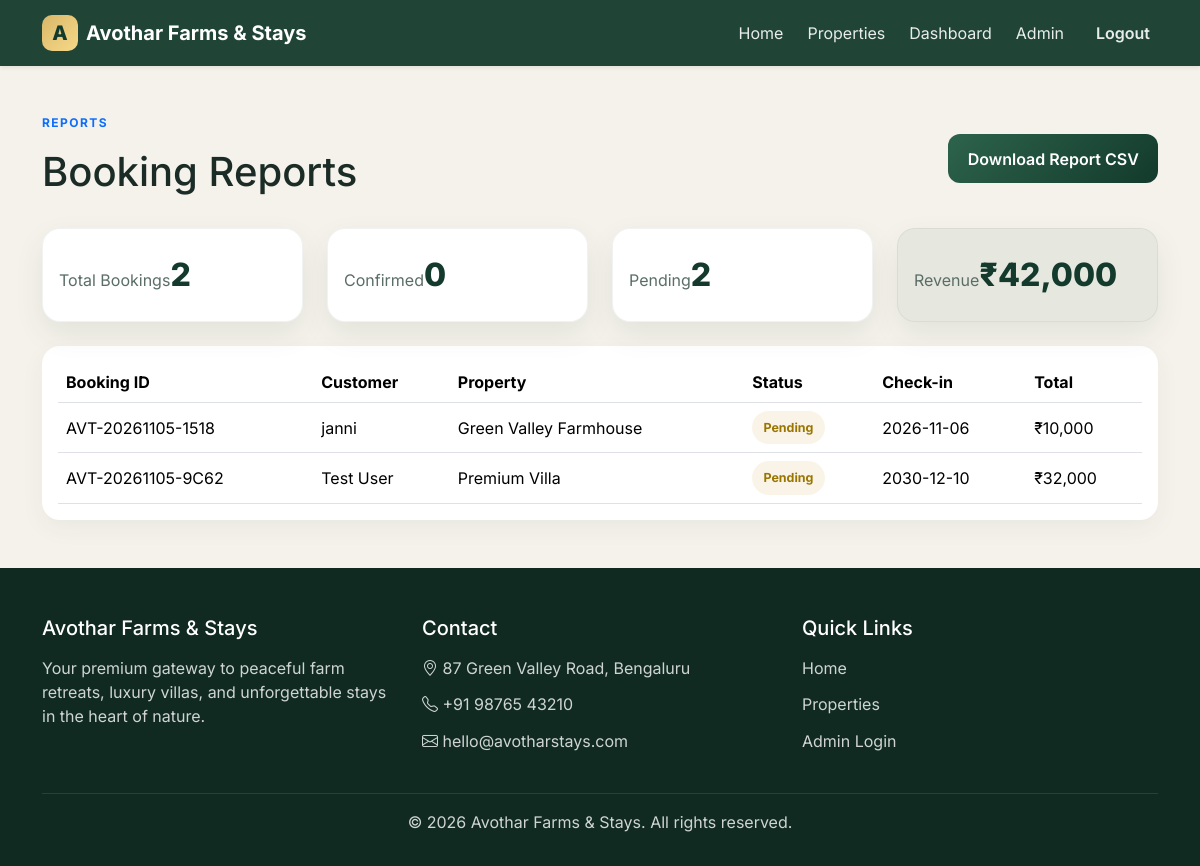
Page /admin/reports (signed in) on the committed database.
### models.py (models this page shows)
class Booking(db.Model):
    __tablename__ = "bookings"
    id = db.Column(db.Integer, primary_key=True)
    booking_id = db.Column(db.String(50), unique=True, nullable=False)
    customer_name = db.Column(db.String(120), nullable=False)
    email = db.Column(db.String(150), nullable=False)
    mobile = db.Column(db.String(30), nullable=False)
    property_id = db.Column(db.Integer, db.ForeignKey("properties.id"), nullable=False)
    property_type = db.Column(db.String(50), nullable=False)
    property_name = db.Column(db.String(150), nullable=False)
    check_in = db.Column(db.Date, nullable=False)
    check_out = db.Column(db.Date, nullable=False)
    guests = db.Column(db.Integer, nullable=False)
    rooms = db.Column(db.Integer, nullable=False)
    special_requests = db.Column(db.Text, default="")
    price_per_night = db.Column(db.Float, nullable=False)
    nights = db.Column(db.Integer, nullable=False)
    total_amount = db.Column(db.Float, nullable=False)
    status = db.Column(db.String(30), default="Pending")
    payment_status = db.Column(db.String(30), default="Pending")
    booking_date = db.Column(db.DateTime, default=datetime.utcnow)
    created_at = db.Column(db.DateTime, default=datetime.utcnow)
    property = db.relationship("Property", backref=db.backref("bookings", lazy=True))

### app.py (the view)
    @app.route("/admin/reports")
    def reports():
        if not session.get("admin_logged_in"):
            flash("Please log in to view reports.", "warning")
            return redirect(url_for("login"))
        bookings = Booking.query.order_by(Booking.created_at.desc()).all()
        total_revenue = sum(b.total_amount for b in bookings if b.status != "Cancelled")
        stats = {
            "total_bookings": len(bookings),
            "confirmed": sum(1 for b in bookings if b.status == "Confirmed"),
            "pending": sum(1 for b in bookings if b.status == "Pending"),
            "cancelled": sum(1 for b in bookings if b.status == "Cancelled"),
            "revenue": total_revenue,
        }
        return render_template("reports.html", bookings=bookings, stats=stats)

### templates/reports.html (shortened to what this page needs)
{% extends 'base.html' %}
{% block content %}
<section class="section py-5">
  <div class="container">
    <div class="d-flex justify-content-between align-items-center mb-4">
      <div>
        <p class="eyebrow text-primary">Reports</p>
        <h1>Booking Reports</h1>
      </div>
      <a href="{{ url_for('download_reports') }}" class="btn btn-primary">Download Report CSV</a>
    </div>
    <div class="row g-4 mb-4">
      <div class="col-md-3"><div class="mini-stat-card"><span>Total Bookings</span><strong>{{ stats.total_bookings }}</strong></div></div>
      <div class="col-md-3"><div class="mini-stat-card"><span>Confirmed</span><strong>{{ stats.confirmed }}</strong></div></div>
      <div class="col-md-3"><div class="mini-stat-card"><span>Pending</span><strong>{{ stats.pending }}</strong></div></div>
      <div class="col-md-3"><div class="mini-stat-card revenue"><span>Revenue</span><strong>₹{{ '{:,.0f}'.format(stats.revenue) }}</strong></div></div>
    </div>
    <div class="table-responsive">
      <table class="table booking-table align-middle">
        <thead>
          <tr>
            <th>Booking ID</th>
            <th>Customer</th>
            <th>Property</th>
            <th>Status</th>
            <th>Check-in</th>
            <th>Total</th>
          </tr>
        </thead>
        <tbody>
          {% for booking in bookings %}
          <tr>
            <td>{{ booking.booking_id }}</td>
            <td>{{ booking.customer_name }}</td>
            <td>{{ booking.property_name }}</td>
            <td><span class="status-display {{ booking.status|lower }}">{{ booking.status }}</span></td>
            <td>{{ booking.check_in }}</td>
            <td>₹{{ '{:,.0f}'.format(booking.total_amount) }}</td>
          </tr>
          {% endfor %}
        </tbody>
      </table>
    </div>
  </div>
</section>
{% endblock %}

### static/css/style.css (style rules this page uses)
:root { --forest-900: #133a2c; --forest-800: #1d4d3a; --forest-700: #2d634c; --forest-500: #4b8c71; --cream: #f9f3e7; --beige: #f4e8d6; --gold: #d9b768; --sand: #d7c6a0; --text: #1b2c27; --muted: #5a6d67; --white: #ffffff; --danger: #c65757; --success: #2b8a4b; }
* { box-sizing: border-box; }
body { font-family: 'Inter', sans-serif; background: #f5f2eb; color: var(--text); }
.btn { border-radius: 12px; font-weight: 600; padding: 0.8rem 1.2rem; }
.btn-primary { background: linear-gradient(135deg, var(--forest-700), var(--forest-900)); border: none; }
.eyebrow { text-transform: uppercase; letter-spacing: 0.12em; font-size: 0.75rem; font-weight: 700; }
.section { padding: 5rem 0; }
.stat-box, .mini-stat-card { background: var(--white); border-radius: 18px; padding: 1.4rem 1rem; box-shadow: 0 12px 30px rgba(19,58,44,0.08); border: 1px solid rgba(19,58,44,0.06); }
.stat-box h3, .mini-stat-card strong { font-size: 2rem; font-weight: 800; color: var(--forest-900); margin: 0; }
.stat-box p, .mini-stat-card span { color: var(--muted); margin: 0.5rem 0 0; }
.filters-bar, .table-responsive { background: var(--white); border-radius: 18px; padding: 1rem; box-shadow: 0 8px 24px rgba(19,58,44,0.05); }
.booking-table { margin-bottom: 0; }
.status-display { display: inline-flex; align-items: center; padding: 0.45rem 0.7rem; border-radius: 999px; font-size: 0.78rem; font-weight: 700; }
.status-display.pending { background: rgba(217,183,104,0.15); color: #9a7600; }
.revenue { background: rgba(63, 114, 86, 0.08); }

### rows in the picture
Booking: booking_id "AVT-20261105-1518", customer_name "janni", property_name "Green Valley Farmhouse", status "Pending", check_in "2026-11-06", total_amount "10,000"
Booking: booking_id "AVT-20261105-9C62", customer_name "Test User", property_name "Premium Villa", status "Pending", check_in "2030-12-10", total_amount "32,000"

### other values in the picture
{{ stats.total_bookings }} "2"
{{ stats.confirmed }} "0"
{{ stats.pending }} "2"
{{ '{:,.0f}'.format(stats.revenue) }} "42,000"
